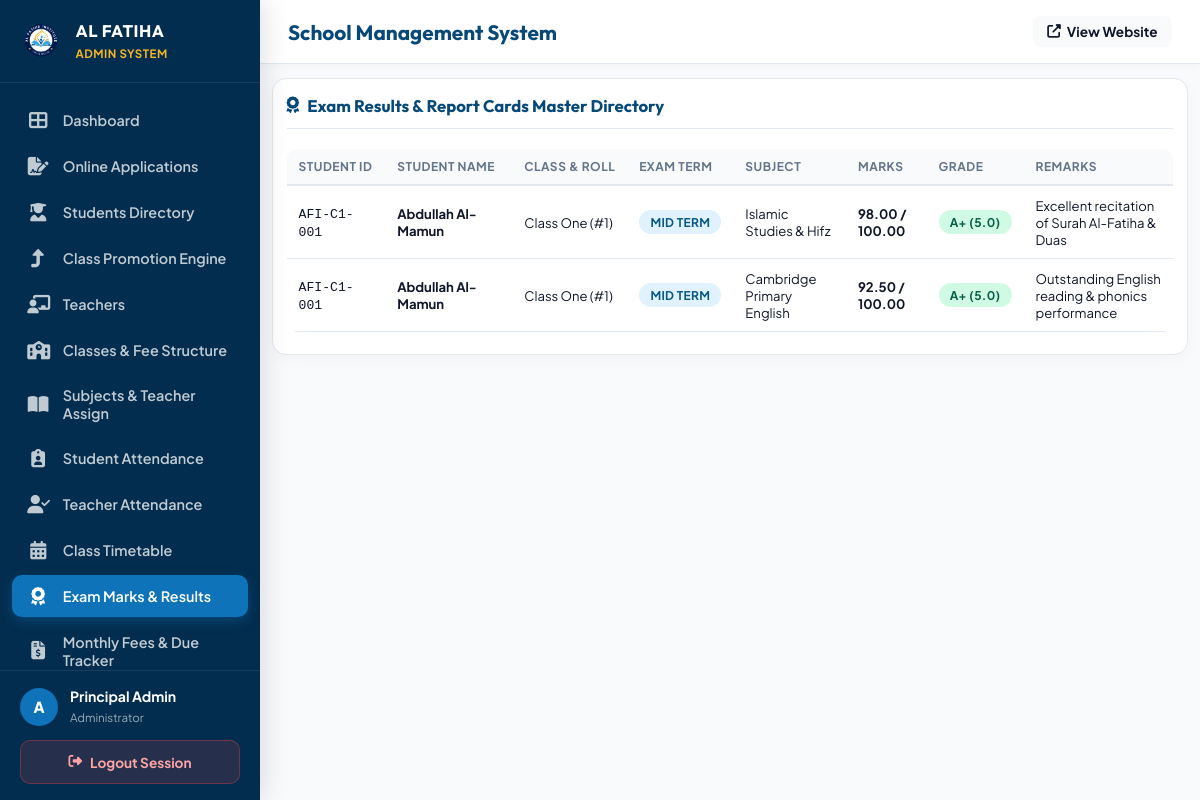
/admin/results.php (signed in), run on the app's committed database.
### tables this page shows
CREATE TABLE `results` (
  `id` int(11) NOT NULL AUTO_INCREMENT,
  `student_id` int(11) NOT NULL,
  `subject_id` int(11) NOT NULL,
  `exam_term` enum('First Term','Mid Term','Final Exam') NOT NULL,
  `marks_obtained` decimal(5,2) NOT NULL,
  `max_marks` decimal(5,2) DEFAULT 100.00,
  `teacher_remarks` varchar(255) DEFAULT 'Good performance',
  `created_at` timestamp NOT NULL DEFAULT current_timestamp(),
  PRIMARY KEY (`id`),
  KEY `student_id` (`student_id`),
  KEY `subject_id` (`subject_id`),
  CONSTRAINT `results_ibfk_1` FOREIGN KEY (`student_id`) REFERENCES `students` (`id`) ON DELETE CASCADE,
  CONSTRAINT `results_ibfk_2` FOREIGN KEY (`subject_id`) REFERENCES `subjects` (`id`) ON DELETE CASCADE
);

CREATE TABLE `students` (
  `id` int(11) NOT NULL AUTO_INCREMENT,
  `student_id` varchar(20) NOT NULL,
  `first_name` varchar(50) NOT NULL,
  `last_name` varchar(50) NOT NULL,
  `gender` enum('Male','Female') NOT NULL,
  `dob` date NOT NULL,
  `class_id` int(11) NOT NULL,
  `roll_no` int(11) NOT NULL,
  `parent_user_id` int(11) DEFAULT NULL,
  `father_name` varchar(100) NOT NULL,
  `mother_name` varchar(100) NOT NULL,
  `phone` varchar(20) NOT NULL,
  `address` text NOT NULL,
  `status` enum('Active','Graduated','Suspended') DEFAULT 'Active',
  `admission_date` date DEFAULT NULL,
  `blood_group` varchar(10) DEFAULT NULL,
  `religion` varchar(50) DEFAULT 'Islam',
  `nationality` varchar(50) DEFAULT 'Bangladeshi',
  `birth_reg_no` varchar(100) DEFAULT NULL,
  `permanent_address` text DEFAULT NULL,
  `father_occupation` varchar(100) DEFAULT NULL,
  `father_phone` varchar(40) DEFAULT NULL,
  `father_nid` varchar(100) DEFAULT NULL,
  `mother_occupation` varchar(100) DEFAULT NULL,
  `mother_phone` varchar(40) DEFAULT NULL,
  `emergency_contact_name` varchar(100) DEFAULT NULL,
  `emergency_contact_phone` varchar(40) DEFAULT NULL,
  `emergency_contact_relation` varchar(50) DEFAULT NULL,
  `previous_school` varchar(150) DEFAULT NULL,
  `medical_notes` text DEFAULT NULL,
  `admission_session` varchar(20) DEFAULT '2027',
  PRIMARY KEY (`id`),
  UNIQUE KEY `student_id` (`student_id`),
  KEY `class_id` (`class_id`),
  CONSTRAINT `students_ibfk_1` FOREIGN KEY (`class_id`) REFERENCES `classes` (`id`) ON DELETE CASCADE
);

CREATE TABLE `classes` (
  `id` int(11) NOT NULL AUTO_INCREMENT,
  `class_name` varchar(50) NOT NULL,
  `age_group` varchar(50) NOT NULL,
  `section` varchar(10) DEFAULT 'A',
  `room_no` varchar(20) DEFAULT '101',
  `tuition_fee` decimal(10,2) NOT NULL DEFAULT 3500.00,
  `admission_fee` decimal(10,2) NOT NULL DEFAULT 8000.00,
  `book_kit_fee` decimal(10,2) NOT NULL DEFAULT 3500.00,
  `primary_teacher_id` int(11) DEFAULT NULL,
  `backup_teacher_id` int(11) DEFAULT NULL,
  PRIMARY KEY (`id`)
);

CREATE TABLE `subjects` (
  `id` int(11) NOT NULL AUTO_INCREMENT,
  `subject_code` varchar(20) NOT NULL,
  `subject_name` varchar(100) NOT NULL,
  `class_id` int(11) NOT NULL,
  `teacher_id` int(11) DEFAULT NULL,
  `total_marks` int(11) DEFAULT 100,
  `pass_marks` int(11) DEFAULT 40,
  `description` text DEFAULT NULL,
  PRIMARY KEY (`id`),
  KEY `class_id` (`class_id`),
  CONSTRAINT `subjects_ibfk_1` FOREIGN KEY (`class_id`) REFERENCES `classes` (`id`) ON DELETE CASCADE
);

### includes/functions.php (called while the page is built, shortened)
<?php
function calculate_grade($marks, $max_marks = 100) {
    $percentage = ($marks / $max_marks) * 100;
    if ($percentage >= 90) return ['grade' => 'A+', 'gpa' => '5.0', 'class' => 'badge-success'];
    return ['grade' => 'F', 'gpa' => '0.0', 'class' => 'badge-danger'];
}

### admin/results.php (the view)
<?php
require_once __DIR__ . '/layout.php';
$db = get_db_connection();
$results = $db->query("SELECT r.*, s.student_id, s.first_name, s.last_name, s.roll_no, sub.subject_name, c.class_name FROM results r JOIN students s ON r.student_id = s.id JOIN subjects sub ON r.subject_id = sub.id JOIN classes c ON s.class_id = c.id ORDER BY r.id DESC")->fetchAll();
?>
<div class="card-box">
  <div class="card-header">
    <h3 class="card-title"><i class="fas fa-award"></i> Exam Results & Report Cards Master Directory</h3>
  </div>
  <div class="table-responsive">
    <table class="data-table">
      <thead>
        <tr>
          <th>Student ID</th>
          <th>Student Name</th>
          <th>Class & Roll</th>
          <th>Exam Term</th>
          <th>Subject</th>
          <th>Marks</th>
          <th>Grade</th>
          <th>Remarks</th>
        </tr>
      </thead>
      <tbody>
        <?php if (!empty($results)): ?>
          <?php foreach ($results as $res): ?>
            <?php $gInfo = calculate_grade($res['marks_obtained'], $res['max_marks']); ?>
            <tr>
              <td><code><?= htmlspecialchars($res['student_id']) ?></code></td>
              <td><strong><?= htmlspecialchars($res['first_name'] . ' ' . $res['last_name']) ?></strong></td>
              <td><?= htmlspecialchars($res['class_name']) ?> (#<?= $res['roll_no'] ?>)</td>
              <td><span class="badge badge-info"><?= htmlspecialchars($res['exam_term']) ?></span></td>
              <td><?= htmlspecialchars($res['subject_name']) ?></td>
              <td><strong><?= $res['marks_obtained'] ?> / <?= $res['max_marks'] ?></strong></td>
              <td><span class="badge <?= $gInfo['class'] ?>"><?= $gInfo['grade'] ?> (<?= $gInfo['gpa'] ?>)</span></td>
              <td><?= htmlspecialchars($res['teacher_remarks']) ?></td>
            </tr>
          <?php endforeach; ?>
        <?php else: ?>
          <tr><td colspan="8" style="text-align: center;">No result records found.</td></tr>
        <?php endif; ?>
      </tbody>
    </table>
  </div>
</div>
<?php require_once __DIR__ . '/layout_footer.php'; ?>

### assets/css/admin.css (style rules this page uses)
:root { --admin-primary: #0e73b9; --admin-primary-dark: #064878; --admin-deep-navy: #032d4e; --admin-gold: #f3b527; --admin-gold-dark: #cd8707; --admin-bg: #f8fafc; --admin-card: #ffffff; --admin-border: #e2e8f0; --admin-text: #0f172a; --admin-text-muted: #64748b; --sidebar-width: 260px; --header-height: 64px; }
*, *::before, *::after { box-sizing: border-box; }
html, body { margin: 0; padding: 0; width: 100%; overflow-x: hidden; }
body.dashboard-body { font-family: 'Plus Jakarta Sans', sans-serif; background-color: var(--admin-bg); color: var(--admin-text); min-height: 100vh; display: flex; position: relative; -webkit-font-smoothing: antialiased; }
.card-box { background: #ffffff; border-radius: 16px; border: 1px solid var(--admin-border); box-shadow: 0 4px 15px rgba(0, 0, 0, 0.03); padding: 1.5rem; margin-bottom: 1.75rem; box-sizing: border-box; min-width: 0; max-width: 100%; overflow: hidden; }
.card-header { display: flex; justify-content: space-between; align-items: center; margin-bottom: 1.2rem; padding-bottom: 0.85rem; border-bottom: 1px solid var(--admin-border); gap: 0.75rem; flex-wrap: wrap; }
.card-title { font-family: 'Outfit', sans-serif; font-size: 1.15rem; font-weight: 700; color: var(--admin-primary-dark); margin: 0; display: flex; align-items: center; gap: 8px; }
.table-responsive { width: 100%; max-width: 100%; min-width: 0; display: block; overflow-x: auto; -webkit-overflow-scrolling: touch; border-radius: 10px; margin: 0.4rem 0; }
.data-table { width: 100%; border-collapse: collapse; text-align: left; font-size: 0.88rem; }
.data-table th { background: #f8fafc; color: var(--admin-text-muted); font-weight: 700; padding: 0.85rem 1rem; border-bottom: 2px solid var(--admin-border); text-transform: uppercase; font-size: 0.75rem; letter-spacing: 0.5px; white-space: nowrap; }
.data-table td { padding: 0.85rem 1rem; border-bottom: 1px solid var(--admin-border); vertical-align: middle; }
.badge { display: inline-block; padding: 0.28rem 0.7rem; border-radius: 50px; font-size: 0.75rem; font-weight: 700; text-transform: uppercase; letter-spacing: 0.3px; white-space: nowrap; }
.badge-success { background: #d1fae5; color: #065f46; }
.badge-info { background: #e0f2fe; color: #075985; }
.card-box { padding: 1rem 0.85rem !important; border-radius: 14px !important; margin-bottom: 1.15rem !important; }
.card-header { flex-direction: column !important; align-items: stretch !important; gap: 0.75rem !important; padding-bottom: 0.75rem !important; }
.card-header .card-title { font-size: 1.05rem !important; }
.data-table { min-width: 600px !important; font-size: 0.82rem !important; }
.data-table th, .data-table td { padding: 0.65rem 0.75rem !important; }

### data on the page
results: student.student_id "AFI-C1-001", student.last_name "Abdullah Al-Mamun", classes.class_name "Class One", student.roll_no "1", exam_term "MID TERM", subject.subject_name "Islamic Studies & Hifz", marks_obtained "98.00", max_marks "100.00", marks_obtained+max_marks "A+", marks_obtained+max_marks "5.0", teacher_remarks "Excellent recitation of Surah Al-Fatiha & Duas"
results: student.student_id "AFI-C1-001", student.last_name "Abdullah Al-Mamun", classes.class_name "Class One", student.roll_no "1", exam_term "MID TERM", subject.subject_name "Cambridge Primary English", marks_obtained "92.50", max_marks "100.00", marks_obtained+max_marks "A+", marks_obtained+max_marks "5.0", teacher_remarks "Outstanding English reading & phonics performance"

### other printed values
$user_name "Principal Admin"
